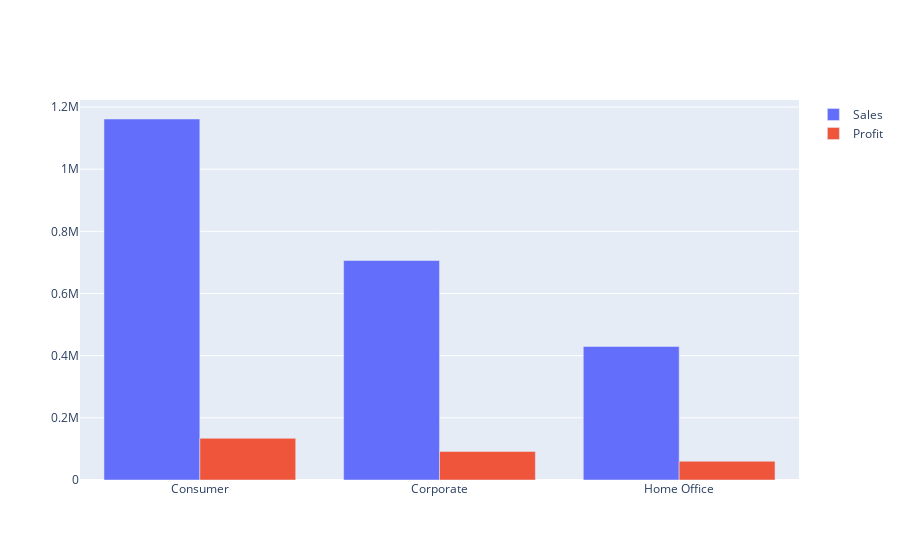

The cell this chart's notebook holds for it:
### Markdown cell above
# Sales and Profit - Customer Segment

### Code cell
sales_profit=df.groupby('Segment').agg({'Sales':'sum','Profit':'sum'}).reset_index()

fig =go.Figure()

fig.add_trace(go.Bar(x=sales_profit['Segment'],
                     y=sales_profit['Sales'],
                     name='Sales'))

fig.add_trace(go.Bar(x=sales_profit['Segment'],
                     y=sales_profit['Profit'],
                    name='Profit'))

fig.show()

### Figure 1 — Plotly figure (JSON) as saved in the notebook; plotly's stock layout.template omitted (floating-point values rounded to 4 significant figures)
{"data": [{"name": "Sales", "type": "bar", "x": ["Consumer", "Corporate", "Home Office"], "y": [1161000.0, 706100.0, 429700.0]}, {"name": "Profit", "type": "bar", "x": ["Consumer", "Corporate", "Home Office"], "y": [134100.0, 91980.0, 60300.0]}], "layout": {"autosize": true, "xaxis": {"autorange": true, "range": [-0.5, 2.5], "type": "category"}, "yaxis": {"autorange": true, "range": [0, 1223000.0], "type": "linear"}}}
